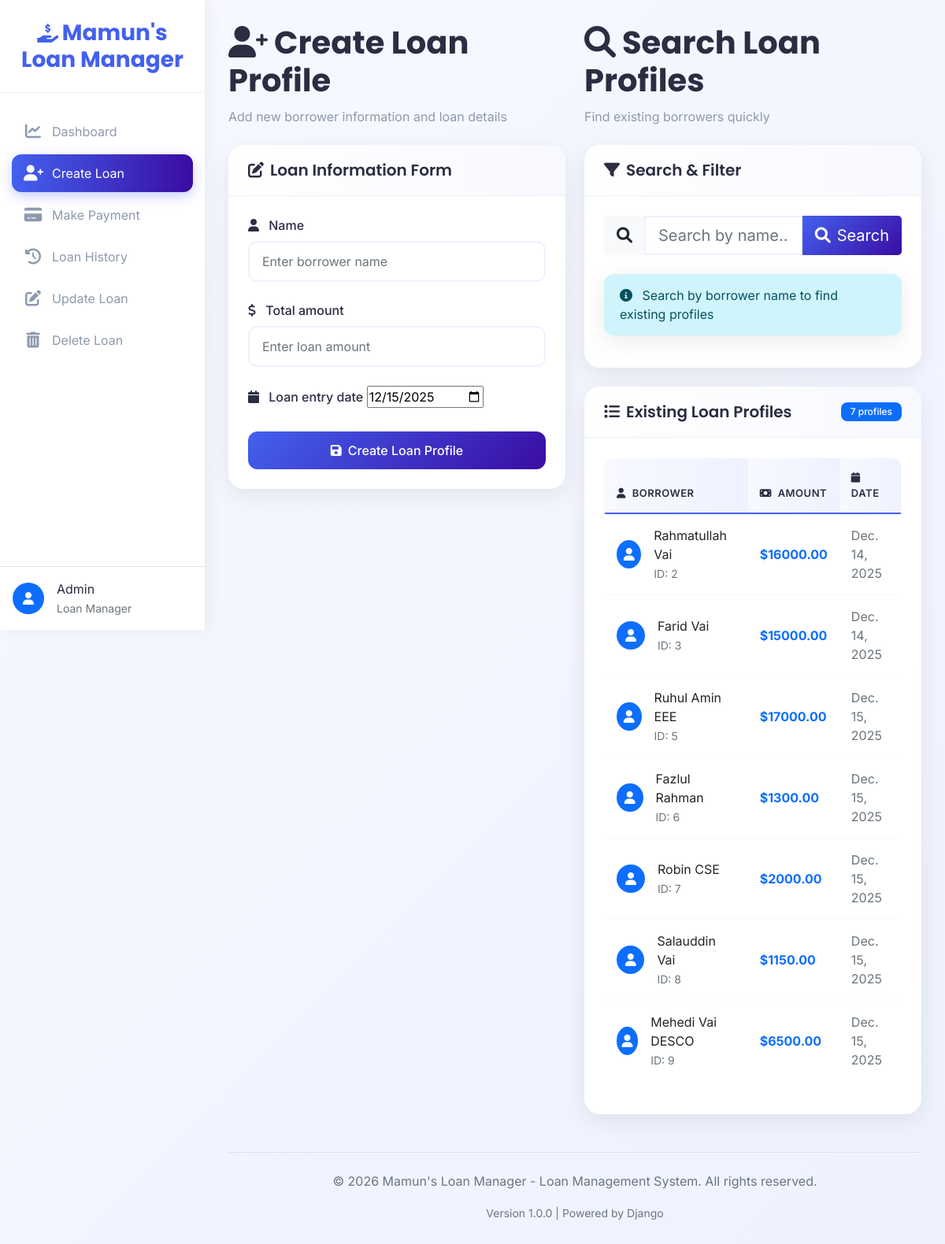
/create-loan/, run on the app's committed database.
### loan_app/models.py (models this page shows, shortened)
class LoanProfile(models.Model):
    name = models.CharField(max_length=200)
    total_amount = models.DecimalField(max_digits=12, decimal_places=2, validators=[MinValueValidator(0)])
    loan_entry_date = models.DateField(default=timezone.now)
    created_at = models.DateTimeField(auto_now_add=True)
    updated_at = models.DateTimeField(auto_now=True)

### loan_app/views.py (the view)
# urls.py: path('create-loan/', views.create_loan, name='create_loan'),
def create_loan(request):
    search_form = LoanSearchForm(request.GET or None)
    loan_form = LoanProfileForm(request.POST or None)
    loans = LoanProfile.objects.all()
    if search_form.is_valid() and search_form.cleaned_data.get('search'):
        search_term = search_form.cleaned_data['search']
        loans = loans.filter(name__icontains=search_term)
    if request.method == 'POST' and loan_form.is_valid():
        loan_form.save()
        messages.success(request, 'Loan profile created successfully!')
        return redirect('create_loan')
    context = {
        'loan_form': loan_form,
        'search_form': search_form,
        'loans': loans,
    }
    return render(request, 'create_loan.html', context)

### loan_app/forms.py
class LoanProfileForm(forms.ModelForm):
    class Meta:
        model = LoanProfile
        fields = ['name', 'total_amount', 'loan_entry_date']
        widgets = {
            'loan_entry_date': forms.DateInput(attrs={'type': 'date'}),
            'name': forms.TextInput(attrs={'class': 'form-control', 'placeholder': 'Enter borrower name'}),
            'total_amount': forms.NumberInput(attrs={'class': 'form-control', 'placeholder': 'Enter loan amount', 'step': '0.01'}),
        }

class LoanSearchForm(forms.Form):
    search = forms.CharField(
        required=False,
        widget=forms.TextInput(attrs={
            'class': 'form-control',
            'placeholder': 'Search by name...'
        })
    )

### loan_app/templates/create_loan.html (shortened to what this page needs)
{% extends 'base.html' %}
{% block content %}
<div class="row">
    <div class="col-md-6">
        <div class="page-header mb-4">
            <h1><i class="fas fa-user-plus me-2"></i>Create Loan Profile</h1>
            <p>Add new borrower information and loan details</p>
        </div>
        <div class="modern-card">
            <div class="card-header">
                <h5><i class="fas fa-edit me-2"></i>Loan Information Form</h5>
            </div>
            <div class="card-body">
                <form method="post">
                    {% for field in loan_form %}
                    <div class="mb-4">
                        <label for="{{ field.id_for_label }}" class="form-label">
                            <i class="fas fa-{% if field.name == 'name' %}user{% elif field.name == 'total_amount' %}dollar-sign{% else %}calendar{% endif %} me-2"></i>
                            {{ field.label }}
                        </label>
                        {{ field }}
                    </div>
                    {% endfor %}
                    <div class="d-grid gap-2">
                        <button type="submit" class="btn btn-primary btn-modern">
                            <i class="fas fa-save me-2"></i>Create Loan Profile
                        </button>
                    </div>
                </form>
            </div>
        </div>
    </div>
    <div class="col-md-6">
        <div class="page-header mb-4">
            <h1><i class="fas fa-search me-2"></i>Search Loan Profiles</h1>
            <p>Find existing borrowers quickly</p>
        </div>
        <div class="modern-card mb-4">
            <div class="card-header">
                <h5><i class="fas fa-filter me-2"></i>Search & Filter</h5>
            </div>
            <div class="card-body">
                <form method="get" class="mb-4">
                    <div class="input-group input-group-lg">
                        <span class="input-group-text bg-light border-0">
                            <i class="fas fa-search"></i>
                        </span>
                        {{ search_form.search }}
                        <button type="submit" class="btn btn-primary">
                            <i class="fas fa-search me-2"></i>Search
                        </button>
                    </div>
                </form>
                <div class="alert alert-info alert-modern">
                    <i class="fas fa-info-circle me-2"></i>
                    Search by borrower name to find existing profiles
                </div>
            </div>
        </div>
        <div class="modern-card">
            <div class="card-header d-flex justify-content-between align-items-center">
                <h5><i class="fas fa-list me-2"></i>Existing Loan Profiles</h5>
                <span class="badge bg-primary badge-modern">{{ loans.count }} profiles</span>
            </div>
            <div class="card-body">
                <div class="table-responsive">
                    <table class="table modern-table">
                        <thead>
                            <tr>
                                <th><i class="fas fa-user me-1"></i> Borrower</th>
                                <th><i class="fas fa-money-bill me-1"></i> Amount</th>
                                <th><i class="fas fa-calendar me-1"></i> Date</th>
                            </tr>
                        </thead>
                        <tbody>
                            {% for loan in loans %}
                            <tr>
                                <td>
                                    <div class="d-flex align-items-center">
                                        <div class="rounded-circle bg-primary d-flex align-items-center justify-content-center me-3" style="width: 36px; height: 36px;">
                                            <i class="fas fa-user text-white"></i>
                                        </div>
                                        <div>
                                            <div class="fw-semibold">{{ loan.name }}</div>
                                            <small class="text-muted">ID: {{ loan.id }}</small>
                                        </div>
                                    </div>
                                </td>
                                <td>
                                    <span class="fw-bold text-primary">${{ loan.total_amount|floatformat:2 }}</span>
                                </td>
                                <td>
                                    <span class="text-muted">{{ loan.loan_entry_date }}</span>
                                </td>
                            </tr>
                            {% endfor %}
                        </tbody>
                    </table>
                </div>
            </div>
        </div>
    </div>
</div>
{% endblock %}

### loan_app/templates/base.html (style rules this page uses)
:root { --primary-color: #4361ee; --secondary-color: #3a0ca3; --success-color: #4cc9f0; --warning-color: #f72585; --info-color: #7209b7; --light-bg: #f8f9ff; --dark-text: #2b2d42; --light-text: #8d99ae; --card-shadow: 0 8px 30px rgba(0, 0, 0, 0.08); --hover-shadow: 0 15px 40px rgba(0, 0, 0, 0.12); }
* { font-family: 'Inter', sans-serif; }
body { background: linear-gradient(135deg, #f8f9ff 0%, #eef2ff 100%); min-height: 100vh; color: var(--dark-text); padding-top: 0; }
h1, h2, h3, h4, h5, h6 { font-family: 'Poppins', sans-serif; font-weight: 600; }
.modern-card { background: white; border-radius: 20px; border: none; box-shadow: var(--card-shadow); transition: all 0.3s ease; overflow: hidden; }
.card-header { background: linear-gradient(90deg, white 0%, #f8f9ff 100%); border-bottom: 1px solid #f0f0f0; padding: 20px 25px; border-radius: 20px 20px 0 0 !important; }
.card-header h5 { margin: 0; color: var(--dark-text); font-weight: 600; }
.card-body { padding: 25px; }
.btn-modern { padding: 12px 24px; border-radius: 12px; font-weight: 500; border: none; transition: all 0.3s ease; }
.btn-primary { background: linear-gradient(135deg, var(--primary-color) 0%, var(--secondary-color) 100%); border: none; }
.modern-table { border-radius: 12px; overflow: hidden; border: 1px solid #f0f0f0; }
.modern-table thead th { background: linear-gradient(90deg, #f8f9ff 0%, #eef2ff 100%); border-bottom: 2px solid var(--primary-color); color: var(--dark-text); font-weight: 600; padding: 15px; text-transform: uppercase; font-size: 13px; letter-spacing: 0.5px; }
.modern-table tbody td { padding: 15px; vertical-align: middle; border-color: #f8f9ff; }
.form-control, .form-select { border: 2px solid #eef2ff; border-radius: 12px; padding: 12px 16px; transition: all 0.3s ease; }
.form-label { font-weight: 500; color: var(--dark-text); margin-bottom: 8px; }
.alert-modern { border-radius: 12px; border: none; padding: 15px 20px; box-shadow: var(--card-shadow); }
.badge-modern { padding: 6px 12px; border-radius: 8px; font-weight: 500; }
.page-header { margin-bottom: 30px; }
.page-header h1 { color: var(--dark-text); font-weight: 700; margin-bottom: 10px; }
.page-header p { color: var(--light-text); margin: 0; }

### loan_app/templates/create_loan.html (style rules this page uses)
.input-group-lg .form-control { border-top-right-radius: 0; border-bottom-right-radius: 0; border: 2px solid #eef2ff; }
.input-group-lg .btn { border-top-left-radius: 0; border-bottom-left-radius: 0; }

### data on the page
LoanProfile: name "Rahmatullah Vai", id "2", total_amount "16000.00", loan_entry_date "Dec. 14, 2025"
LoanProfile: name "Farid Vai", id "3", total_amount "15000.00", loan_entry_date "Dec. 14, 2025"
LoanProfile: name "Ruhul Amin EEE", id "5", total_amount "17000.00", loan_entry_date "Dec. 15, 2025"
LoanProfile: name "Fazlul Rahman", id "6", total_amount "1300.00", loan_entry_date "Dec. 15, 2025"
LoanProfile: name "Robin CSE", id "7", total_amount "2000.00", loan_entry_date "Dec. 15, 2025"
LoanProfile: name "Salauddin Vai", id "8", total_amount "1150.00", loan_entry_date "Dec. 15, 2025"
LoanProfile: name "Mehedi Vai DESCO", id "9", total_amount "6500.00", loan_entry_date "Dec. 15, 2025"

### other printed values
{{ field.label }} "Name" "Total amount" "Loan entry date"
{{ loans.count }} "7"
